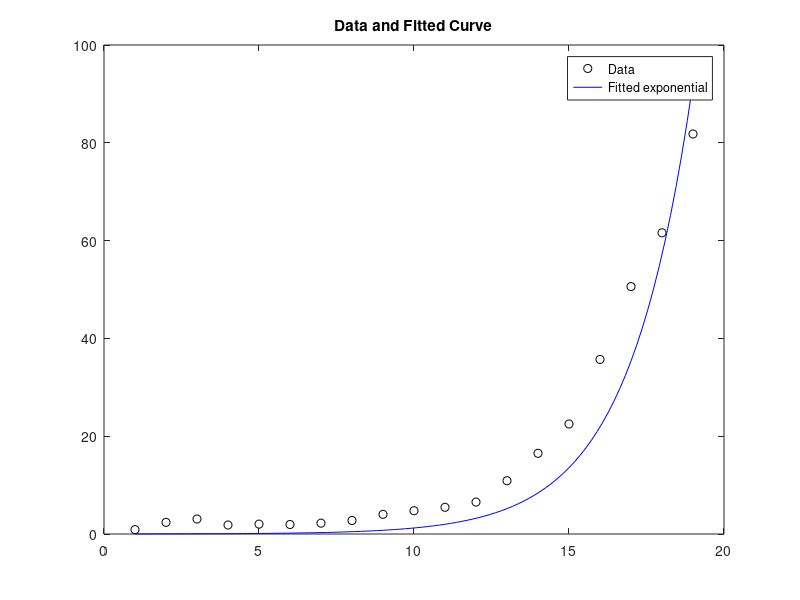
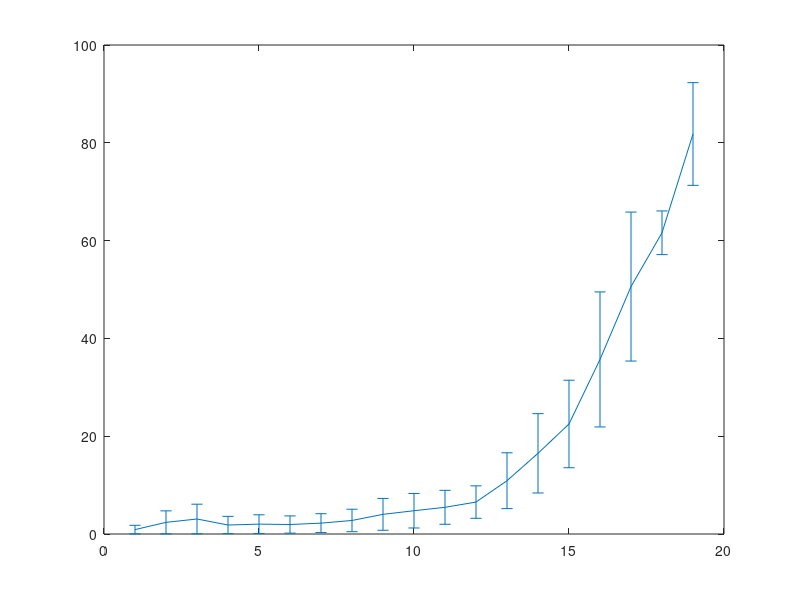

These figures' MATLAB source, in order:
clear;                            % clear the residue

% input the data
xdata = [1 2 3 4 5 6 7 8 9 10 11 12 13 14 15 16 17 18 19];
ydata = [0.898 2.38 3.07 1.84 2.02 1.94 2.22 2.77 4.02 4.76 5.46 6.53 10.9 16.5 22.5 35.7 50.6 61.6 81.8];

fun = @(x, xdata) x(1)*exp(x(2)*xdata);  % set the function
x0 = [1 0.898];                          % choose two original parameters
x = lsqcurvefit(fun, x0, xdata, ydata);  % fitting to calculate the parameters

times = linspace(xdata(1), xdata(end));  % plot the diagram
plot(xdata, ydata, 'ko', times, fun(x,times), 'b-');
legend('Data', 'Fitted exponential');    % add the legend
title('Data and Fitted Curve');
hold on;

figure;                                  % plot the errorbar
y = fun(x, xdata);
e = abs(ydata - y);
errorbar(xdata, ydata, e);